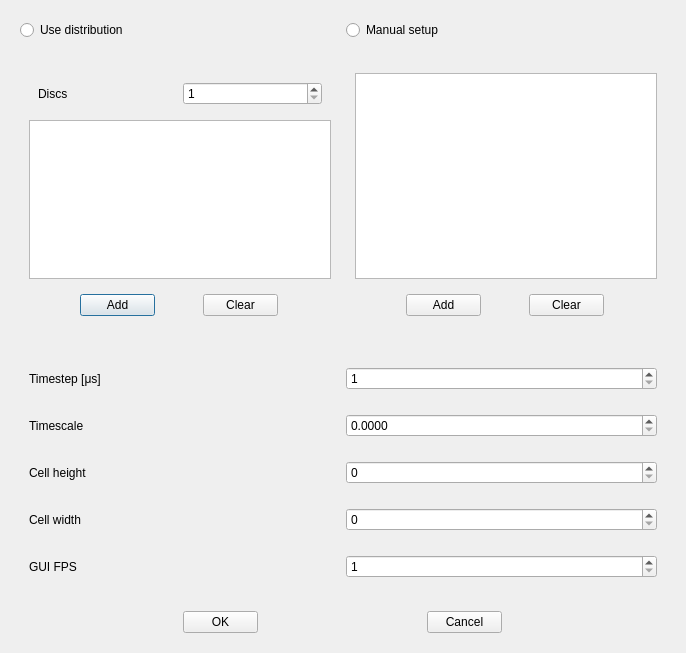
<?xml version="1.0" encoding="UTF-8"?>
<ui version="4.0">
 <class>SetupDialog</class>
 <widget class="QDialog" name="SetupDialog">
  <property name="geometry">
   <rect>
    <x>0</x>
    <y>0</y>
    <width>686</width>
    <height>653</height>
   </rect>
  </property>
  <property name="windowTitle">
   <string>Dialog</string>
  </property>
  <layout class="QVBoxLayout" name="verticalLayout_2">
   <item>
    <widget class="QWidget" name="widget_10" native="true">
     <layout class="QHBoxLayout" name="horizontalLayout_8">
      <item>
       <widget class="QRadioButton" name="useDistributionRadioButton">
        <property name="text">
         <string>Use distribution</string>
        </property>
       </widget>
      </item>
      <item>
       <widget class="QRadioButton" name="manualSetupRadioButton">
        <property name="text">
         <string>Manual setup</string>
        </property>
       </widget>
      </item>
     </layout>
    </widget>
   </item>
   <item>
    <widget class="QWidget" name="widget_7" native="true">
     <layout class="QHBoxLayout" name="horizontalLayout_5" stretch="1,1">
      <item>
       <widget class="QWidget" name="widget" native="true">
        <layout class="QVBoxLayout" name="verticalLayout">
         <item>
          <widget class="QWidget" name="widget_3" native="true">
           <property name="maximumSize">
            <size>
             <width>16777215</width>
             <height>50</height>
            </size>
           </property>
           <layout class="QHBoxLayout" name="horizontalLayout_2">
            <item>
             <widget class="QLabel" name="label">
              <property name="text">
               <string>Discs</string>
              </property>
             </widget>
            </item>
            <item>
             <widget class="QSpinBox" name="numberOfDiscsSpinBox">
              <property name="minimum">
               <number>1</number>
              </property>
              <property name="maximum">
               <number>5000</number>
              </property>
             </widget>
            </item>
           </layout>
          </widget>
         </item>
         <item>
          <widget class="QTableView" name="tableView_2"/>
         </item>
         <item>
          <widget class="QWidget" name="widget_13" native="true">
           <layout class="QHBoxLayout" name="horizontalLayout_10">
            <item>
             <widget class="QPushButton" name="addDistributionEntryPushButton">
              <property name="minimumSize">
               <size>
                <width>0</width>
                <height>0</height>
               </size>
              </property>
              <property name="maximumSize">
               <size>
                <width>75</width>
                <height>16777215</height>
               </size>
              </property>
              <property name="text">
               <string>Add</string>
              </property>
             </widget>
            </item>
            <item>
             <widget class="QPushButton" name="clearDistributionPushButton">
              <property name="maximumSize">
               <size>
                <width>75</width>
                <height>16777215</height>
               </size>
              </property>
              <property name="text">
               <string>Clear</string>
              </property>
             </widget>
            </item>
           </layout>
          </widget>
         </item>
        </layout>
       </widget>
      </item>
      <item>
       <widget class="QWidget" name="widget_2" native="true">
        <layout class="QVBoxLayout" name="verticalLayout_3">
         <item>
          <widget class="QTableView" name="tableView"/>
         </item>
         <item>
          <widget class="QWidget" name="widget_14" native="true">
           <layout class="QHBoxLayout" name="horizontalLayout_11">
            <item>
             <widget class="QPushButton" name="addDiscPushButton">
              <property name="maximumSize">
               <size>
                <width>75</width>
                <height>16777215</height>
               </size>
              </property>
              <property name="text">
               <string>Add</string>
              </property>
             </widget>
            </item>
            <item>
             <widget class="QPushButton" name="clearDiscsPushButton">
              <property name="maximumSize">
               <size>
                <width>75</width>
                <height>16777215</height>
               </size>
              </property>
              <property name="text">
               <string>Clear</string>
              </property>
             </widget>
            </item>
           </layout>
          </widget>
         </item>
        </layout>
       </widget>
      </item>
     </layout>
    </widget>
   </item>
   <item>
    <widget class="QWidget" name="widget_11" native="true">
     <layout class="QVBoxLayout" name="verticalLayout_4">
      <item>
       <widget class="QWidget" name="widget_4" native="true">
        <property name="maximumSize">
         <size>
          <width>16777215</width>
          <height>50</height>
         </size>
        </property>
        <layout class="QHBoxLayout" name="horizontalLayout_3">
         <item>
          <widget class="QLabel" name="label_2">
           <property name="text">
            <string>Timestep [μs]</string>
           </property>
          </widget>
         </item>
         <item>
          <widget class="QSpinBox" name="timeStepSpinBox">
           <property name="minimum">
            <number>1</number>
           </property>
           <property name="maximum">
            <number>100</number>
           </property>
           <property name="singleStep">
            <number>100</number>
           </property>
          </widget>
         </item>
        </layout>
       </widget>
      </item>
      <item>
       <widget class="QWidget" name="widget_5" native="true">
        <property name="maximumSize">
         <size>
          <width>16777215</width>
          <height>50</height>
         </size>
        </property>
        <layout class="QHBoxLayout" name="horizontalLayout_6">
         <item>
          <widget class="QLabel" name="label_5">
           <property name="text">
            <string>Timescale</string>
           </property>
          </widget>
         </item>
         <item>
          <widget class="QDoubleSpinBox" name="timeScaleDoubleSpinBox">
           <property name="decimals">
            <number>4</number>
           </property>
           <property name="singleStep">
            <double>1.000000000000000</double>
           </property>
          </widget>
         </item>
        </layout>
       </widget>
      </item>
      <item>
       <widget class="QWidget" name="widget_9" native="true">
        <property name="maximumSize">
         <size>
          <width>16777215</width>
          <height>50</height>
         </size>
        </property>
        <layout class="QHBoxLayout" name="horizontalLayout_7">
         <item>
          <widget class="QLabel" name="label_6">
           <property name="text">
            <string>Cell height</string>
           </property>
          </widget>
         </item>
         <item>
          <widget class="QSpinBox" name="cellHeightSpinBox"/>
         </item>
        </layout>
       </widget>
      </item>
      <item>
       <widget class="QWidget" name="widget_6" native="true">
        <layout class="QHBoxLayout" name="horizontalLayout_4">
         <item>
          <widget class="QLabel" name="label_4">
           <property name="text">
            <string>Cell width</string>
           </property>
          </widget>
         </item>
         <item>
          <widget class="QSpinBox" name="cellWidthSpinBox"/>
         </item>
        </layout>
       </widget>
      </item>
      <item>
       <widget class="QWidget" name="widget_12" native="true">
        <property name="maximumSize">
         <size>
          <width>16777215</width>
          <height>50</height>
         </size>
        </property>
        <layout class="QHBoxLayout" name="horizontalLayout_9">
         <item>
          <widget class="QLabel" name="label_3">
           <property name="text">
            <string>GUI FPS</string>
           </property>
          </widget>
         </item>
         <item>
          <widget class="QSpinBox" name="GUIFPSSpinBox">
           <property name="minimum">
            <number>1</number>
           </property>
           <property name="maximum">
            <number>100</number>
           </property>
          </widget>
         </item>
        </layout>
       </widget>
      </item>
     </layout>
    </widget>
   </item>
   <item>
    <widget class="QWidget" name="widget_8" native="true">
     <property name="maximumSize">
      <size>
       <width>16777215</width>
       <height>50</height>
      </size>
     </property>
     <layout class="QHBoxLayout" name="horizontalLayout">
      <item>
       <widget class="QPushButton" name="okPushButton">
        <property name="maximumSize">
         <size>
          <width>75</width>
          <height>16777215</height>
         </size>
        </property>
        <property name="text">
         <string>OK</string>
        </property>
       </widget>
      </item>
      <item>
       <widget class="QPushButton" name="cancelPushButton">
        <property name="maximumSize">
         <size>
          <width>75</width>
          <height>16777215</height>
         </size>
        </property>
        <property name="text">
         <string>Cancel</string>
        </property>
       </widget>
      </item>
     </layout>
    </widget>
   </item>
  </layout>
 </widget>
 <resources/>
 <connections/>
</ui>
